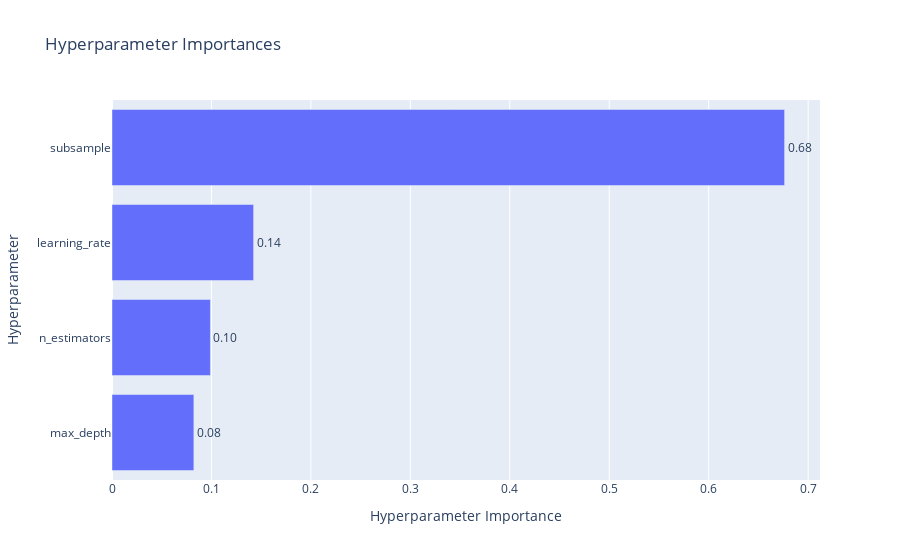

The cell this chart's notebook holds for it:
### Code cell
# Plot parameter importances
plot_param_importances(study)

### Figure 1 — Plotly figure (JSON) as saved in the notebook; plotly's stock layout.template omitted (floating-point values rounded to 4 significant figures)
{"data": [{"cliponaxis": false, "hovertemplate": ["max_depth (IntDistribution): 0.08231226126447469<extra></extra>", "n_estimators (IntDistribution): 0.09898147875892842<extra></extra>", "learning_rate (FloatDistribution): 0.14236757354940663<extra></extra>", "subsample (FloatDistribution): 0.6763386864271902<extra></extra>"], "name": "Objective Value", "orientation": "h", "text": ["0.08", "0.10", "0.14", "0.68"], "textposition": "outside", "type": "bar", "x": [0.08231, 0.09898, 0.1424, 0.6763], "y": ["max_depth", "n_estimators", "learning_rate", "subsample"]}], "layout": {"title": {"text": "Hyperparameter Importances"}, "xaxis": {"title": {"text": "Hyperparameter Importance"}}, "yaxis": {"title": {"text": "Hyperparameter"}}}}
